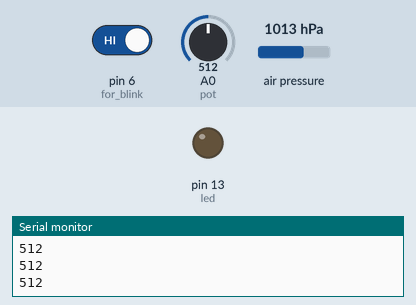
Recording of a sketch running on a simulated Arduino Uno, built with avr-gcc and run on an emulated ATmega328P. Parts: output pins drawn as LEDs (lit = HIGH), the last lines printed to the serial monitor. Inputs (shaded band) come from the test bench; at power-on: pin 6 (for_blink) HIGH, A0 (pot) = 512, air pressure 1013 hPa. EEPROM starts erased.

Above: at 1.2 s.
1.3 s: pin 6 (for_blink) driven LOW
At 6.11 s:
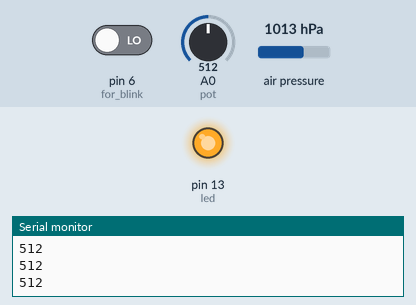
Timing chart, 0 to 10.3 s (numbered marks = the images above; inputs shaded):
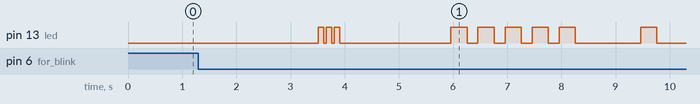

The sketch:

Altimeter.ino
```cpp
#include <Wire.h>
#include <Adafruit_BMP085.h>
#include <EEPROM.h>

//Variables
int val_0 = 0;
int val = 0;
int val1 = 0;
int cen1 = 0;
int dec1 = 0;
int uni1 = 0;
int led = 13;
int bl = 300;
int sp = 200;
int for_blink = 6;
int pot = A0;

Adafruit_BMP085 bmp;

void setup() {
  bmp.begin();
  Serial.begin(9600);
  pinMode(led, OUTPUT);
  pinMode(for_blink, INPUT);
  val_0 = bmp.readAltitude();
}

void loop() {
  val = analogRead(pot);
//  val = bmp.readAltitude() - val_0;
  Serial.println(val);
  delay(300);

  // extracting the values
  if (val > val1){
    val1 = val;
    cen1 = val1/100;
    dec1 = (val1 - (cen1*100))/10;
    uni1 = (val1 - (cen1*100) - (dec1*10));
    EEPROM.write(0,cen1);
    EEPROM.write(1,dec1);
    EEPROM.write(2,uni1);
  }

  //  Serial.println(cen1);
  //  Serial.println(dec1);
  //  Serial.println(uni1);

  //call function for blink led
  if (digitalRead(for_blink) == LOW){
    //    Serial.println("foi");
    showread();
  }
}

//starting blink sequence
void showread() {
  delay(2000);
  for(int blink1 = 0 ; blink1 < 3; blink1 ++) {
    digitalWrite(led, HIGH);
    delay(100);
    digitalWrite(led, LOW);
    delay(50);
  }
  delay(2000);

  for(int blink1 = 0 ; blink1 < EEPROM.read(0); blink1 ++) {
    digitalWrite(led, HIGH);
    delay(bl);
    digitalWrite(led, LOW);
    delay(sp);
  }

  delay(1000);
  for(int blink1 = 0 ; blink1 < EEPROM.read(1); blink1 ++) {
    digitalWrite(led, HIGH);
    delay(bl);
    digitalWrite(led, LOW);
    delay(sp);
  }

  delay(1000);
  for(int blink1 = 0 ; blink1 < EEPROM.read(2); blink1 ++) {
    digitalWrite(led, HIGH);
    delay(bl);
    digitalWrite(led, LOW);
    delay(sp);
  }

}
```
